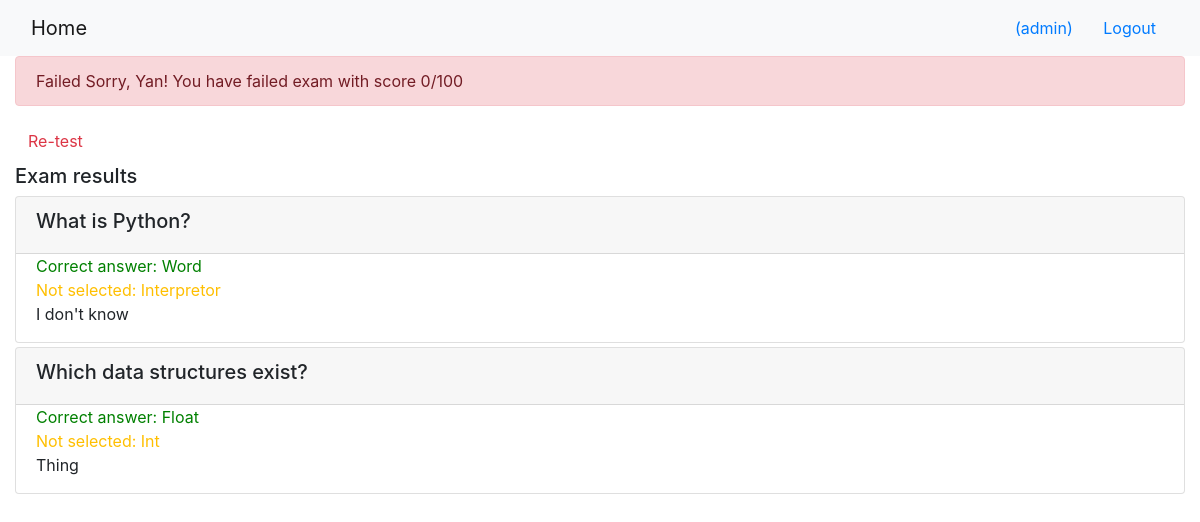
The page /onlinecourse/course/1/submission/1/result/ (signed in) on the database its author committed.
### onlinecourse/models.py (models this page shows)
class Question(models.Model):
    course = models.ForeignKey(Course, on_delete=models.CASCADE)
    question_text = models.TextField()
    grade = models.FloatField()
    def is_get_score(self, selected_ids):
       all_answers = self.choice_set.filter(is_correct=True).count()
       selected_correct = self.choice_set.filter(is_correct=True, id__in=selected_ids).count()
       selected_incorrect = self.choice_set.filter(is_correct=False, id__in=selected_ids).count()
       if all_answers == selected_correct and selected_incorrect == 0:
           return True
       else:
           return False

class Choice(models.Model):
    choice_text = models.TextField()
    question_id = models.ForeignKey(Question, on_delete=models.CASCADE)
    is_correct = models.BooleanField()

### onlinecourse/views.py (the view)
# urls.py: path('course/<int:course_id>/submission/<int:submission_id>/result/', views.show_exam_result, name='show_exam_result'),
def show_exam_result(request, course_id, submission_id):
    context = {}
    course = Course.objects.get(pk=course_id)
    submission = Submission.objects.get(pk=submission_id)
    selected = submission.choices.all()
    score = 0
    selected_ids = []
    questions = course.question_set.all()
    for ch in selected:
        choicetoquestion = Choice.objects.get(pk=ch.id).question_id
        selected_ids.append(ch.id)
    for question in questions:
        if question.is_get_score(selected_ids):
            score = score + 1
    score = score/len(questions)*100
    context['control'] = questions
    context['course'] = course
    context['grade'] = int(score)
    context['selected_ids'] = selected_ids
    return render(request, 'onlinecourse/exam_result_bootstrap.html', context)

### onlinecourse/templates/onlinecourse/exam_result_bootstrap.html (shortened to what this page needs)
<!DOCTYPE html>
<html lang="en">
<head>
    {% load static %}
    <link rel="stylesheet" href="https://maxcdn.bootstrapcdn.com/bootstrap/4.5.2/css/bootstrap.min.css">
</head>
<body>
 <nav class="navbar navbar-light bg-light">
    <div class="container-fluid">
        <div class="navbar-header">
              <a class="navbar-brand" href="{% url 'onlinecourse:index' %}">Home</a>
        </div>
        <ul class="nav navbar-nav navbar-right">
            {% if user.is_authenticated %}
            <li>
                <a class="btn btn-link" href="#">{{ user.first_name }}({{ user.username }})</a>
                <a class="btn btn-link" href="{% url 'onlinecourse:logout' %}">Logout</a>
            </li>
            {% endif %}
        </ul>
    </div>
</nav>
<div class="container-fluid">
    {% if grade > 80 %}
    <div class="alert alert-success">
        Congratulations, John! You have passed the exam and completed the course with score {{ grade }}/100
    </div>
        {% else %}
        <div class="alert alert-danger">
           Failed Sorry, Yan! You have failed exam with score {{ grade }}/100
        </div>
        <a class="btn btn-link text-danger" href="{% url 'onlinecourse:course_details' course.id %}">Re-test</a>
        {% endif %}
        <div class="card-columns-vertical mt-1">
        <h5 class="">Exam results</h5>
             {% for question in course.question_set.all %}
                        <div class="card mt-1">
                            <div class="card-header"><h5>{{ question.question_text}}</h5></div>
                            <div class="form-group">
                               {% for choice in question.choice_set.all %}
                                <div class="form-check">
                                    {% if choice.id in selected_ids %}
                                        <div style="color: green"> Correct answer: {{ choice.choice_text }} </div>
                                        {% else %}
                                            {% if choice.is_correct %}
                                            <div style="color: #ffbf00"> Not selected: {{ choice.choice_text }} </div>
                                            {% else %}
                                                 <div>{{ choice.choice_text }} </div>
                                            {%  endif %}
                                    {% endif %}
                                </div>
                                   {% endfor %}
                            </div>
                        </div>
                {% endfor %}
        </div>
    </div>
</body>
</html>

### rows shown on the page
Question: question_text "What is Python?"
Choice: choice_text "Word"
Choice: choice_text "Interpretor"
Choice: choice_text "I don't know"
Question: question_text "Which data structures exist?"
Choice: choice_text "Float"
Choice: choice_text "Int"
Choice: choice_text "Thing"

### other values the page prints
{{ user.username }} "admin"
{{ grade }} "0"
